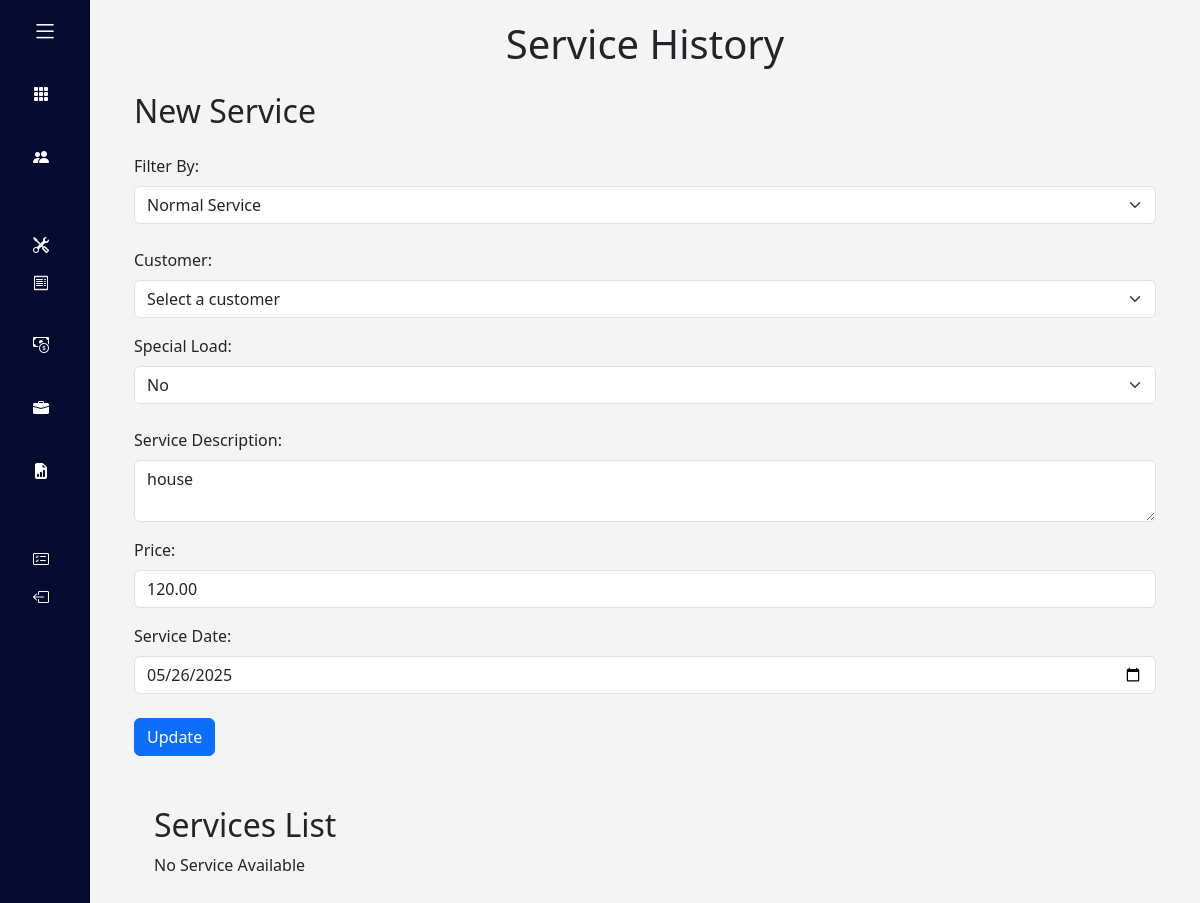
The page /services_edit/10/ (signed in) on the database its author committed.
### bookkeeping/models.py (models this page shows, shortened)
class ServiceRecord(models.Model):
    SERVICE_TYPE_CHOICES = [
        ('normal', 'Normal Service'),
        ('special', 'Special Once-Off Service'),
    ]
    service_type = models.CharField(max_length=10, choices=SERVICE_TYPE_CHOICES, default='normal')
    customer = models.ForeignKey(Customer, on_delete=models.SET_NULL, null=True, blank=True)
    customer_name_backup = models.CharField(max_length=255, blank=True)  # 🆕 This stores the name
    special_load = models.CharField(max_length=255, blank=True)  # Optional
    client_name = models.CharField(max_length=255, blank=True)
    client_phone = models.CharField(max_length=20, blank=True)
    service_description = models.TextField()
    price = models.DecimalField(max_digits=10, decimal_places=2)
    service_date = models.DateField(auto_now_add=True)

### bookkeeping/views.py (the view, shortened to what this page needs)
# urls.py: path("services_edit/<int:record_id>/", views.edit_service, name="service_edit"),
def edit_service(request, record_id):
    service = get_object_or_404(ServiceRecord, id=record_id)
    customers = Customer.objects.filter(user=request.user)
    return render(request, "bookkeeping/service_history.html", {
        "post": service,
        "customers": customers
    })

### bookkeeping/templates/bookkeeping/service_history.html (shortened to what this page needs)
{% extends "bookkeeping/layout.html" %}
{% block body %}
<div class="container service_history">
  <h1 class="mb-4">Service History</h1>
  <h2 class="mb-4">New Service</h2>
  <form id="serviceForm" action="" method="post">
    <div class="mb-4">
      <label for="serviceTypeSelect" class="form-label">Filter By:</label>
      <select id="serviceTypeSelect" name="service_type" class="form-select">
        <option value="normal" {% if post and post.service_type == "normal" %}selected{% endif %}>Normal Service</option>
      </select>
    </div>
    <div id="normalFields" class="form-section mb-4">
      <div class="mb-3">
        <label for="customer" class="form-label">Customer:</label>
        <select name="customer" id="customer" class="form-select">
          <option value="" selected disabled>Select a customer</option>
        </select>
      </div>
      <div class="mb-3">
        <label for="special_load" class="form-label">Special Load:</label>
        <select id="special_load" name="special_load" class="form-select">
          <option value="No" {% if post and post.special_load == "No" %}selected{% endif %}>No</option>
        </select>
      </div>
    </div>
    <div class="mb-3">
      <label for="description" class="form-label">Service Description:</label>
      <textarea name="description" class="form-control">{{ post.service_description }}</textarea>
    </div>
    <div class="mb-3">
      <label for="price" class="form-label">Price:</label>
      <input type="number" name="price" class="form-control" value="{{ post.price|default:'' }}">
    </div>
    <div class="mb-4">
      <label for="service_date" class="form-label">Service Date:</label>
      <input type="date" name="service_date" id="serviceDateInput" class="form-control" value="{{ post.service_date|default:'' }}">
    </div>
    <div class="d-flex gap-3">
      <button type="submit" name="action" value="{% if post %}update{% else %}save{% endif %}" class="btn btn-primary">
        {% if post %}Update{% else %}Save{% endif %}
      </button>
    </div>
  </form>
<div class="service_list">
  <h2>Services List</h2>
  {% if services %}
      <p>Filter By:</p>
  <form method="get" action="{% url 'service_list_filter' %}" class="mb-4 d-flex gap-2">
  <input type="text" name="name" placeholder="Search by name" class="form-control" value="{{ request.GET.name }}">
  <input type="month" name="month" class="form-control" value="{{ request.GET.month }}">
  <button type="submit" class="btn btn-primary">Filter</button>
  <a href="{% url 'service_list_filter' %}" class="btn btn-secondary">Clear</a>
</form>
    <table class="bids-table">
      <thead>
        <tr>
          <th>Date</th>
          <th>Name</th>
          <th>Type of service</th>
          <th>Description</th>
          <th>Special load</th>
          <th>Price</th>
          <th>Actions</th>
        </tr>
      </thead>
      <tbody>
        {% for service in services %}
          <tr id="highlight-service-{{ service.id }}">
            <td>{{ service.service_date }}</td>
            <td>
              {% if service.service_type == "normal" %}
              {{ service.customer_name_backup|title  }}
              {% else %}
              {{service.client_name|title}}
              {% endif %}
            </td>
            <td>{{ service.service_type|title  }}</td>
            <td>{{ service.service_description|title  }}</td>
            <td>
             {% if service.special_load %}
             {{ service.special_load|title }}
             {% else %}
             <span class="text-muted">••••</span>
             {% endif %}
             </td>
            <td>R {{ service.price }}</td>
            <td>
                 <div class="d-flex gap-2">
                  <a href="{% url 'service_edit' service.id %}" class="btn btn-sm btn-primary">
                  <i class="bi bi-pencil-square"></i> Edit
                  </a>
                  <a href="{% url 'service_delete' service.id %}" class="btn btn-sm btn-danger">
                  <i class="bi bi-trash"></i> Delete
                  </a>
              </div>
            </td>
          </tr>
        {% endfor %}
      </tbody>
    </table>
  {% else %}
    <p>No Service Available</p>
  {% endif %}
</div>
</div>
{% endblock %}

### bookkeeping/static/bookkeeping/styles.css (style rules this page uses)
* { margin: 0; padding: 0; box-sizing: border-box; font-family: 'Segoe UI', Tahoma, Geneva, Verdana, sans-serif; }
body { display: flex; height: 100vh; overflow: hidden; }
.service_list { margin-top: 30px; padding: 20px; font-family: Arial, sans-serif; }
.service_history h1 { text-align: center; }

### rows shown on the page
ServiceRecord: service_type "Normal Service", special_load "No", description "house", price "120.00", service_date "05/26/2025"
